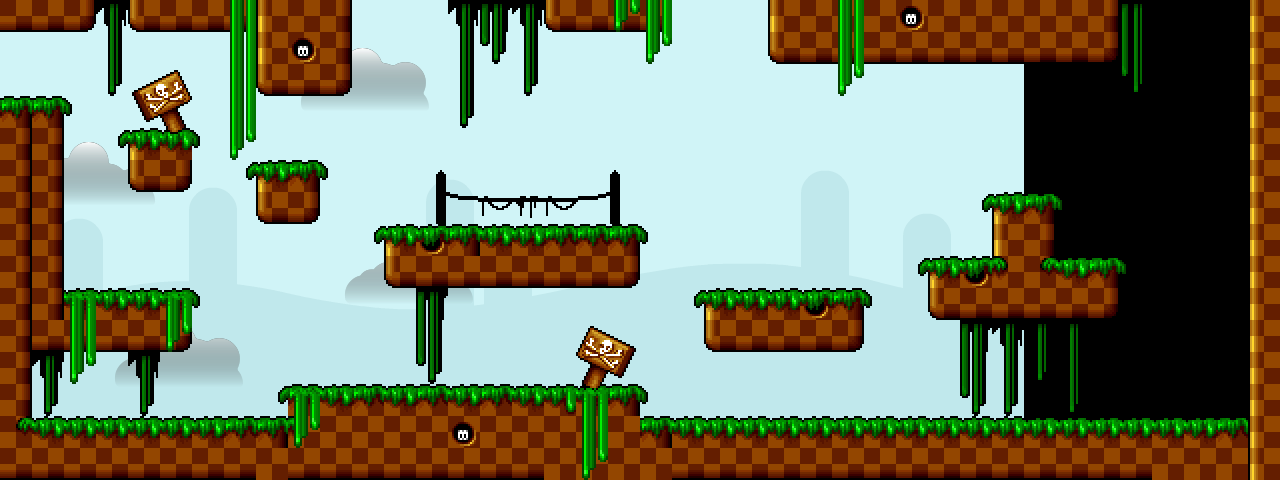

Rendered tile map (Tiled .tmx) drawn with the repository's tilesets; below, a short description and the map source with its tile grids summarised:
An orthogonal 40x15 tile map with 32x32 px tiles, 2 tile layers (background, foreground), 2 image layers and 30 objects (13x CoinEntity, 7x platform, EnemyEntity, mainPlayer).

<map version="1.0" orientation="orthogonal" renderorder="right-down" width="40" height="15" tilewidth="32" tileheight="32" nextobjectid="31">
 <tileset firstgid="1" name="area01_level_tiles" tilewidth="32" tileheight="32" tilecount="140" columns="20">
  <image source="../img/map/area01_level_tiles.png" width="640" height="241" />
 </tileset>
 <imagelayer name="parallax1">
  <image source="../img/background.png" />
  <properties>
   <property name="ratio" value="0.25" />
  </properties>
 </imagelayer>
 <imagelayer name="parallax2">
  <image source="../img/clouds.png" />
  <properties>
   <property name="ratio" value="0.35" />
  </properties>
 </imagelayer>
 <layer name="background" width="40" height="15">
  <data>[600 cells, 288 non-empty, 41 distinct tile ids]</data>
 </layer>
 <objectgroup color="#ff0000" name="EnemyEntities">
  <object id="1" name="EnemyEntity" x="384" y="160" width="256" height="64">
   <properties>
    <property name="framewidth" value="32" />
    <property name="image" value="spinning_coin_gold" />
   </properties>
  </object>
 </objectgroup>
 <objectgroup color="#00ff00" name="Entities">
  <object id="2" name="mainPlayer" x="32" y="32" width="32" height="64">
   <properties>
    <property name="framewidth" value="64" />
    <property name="image" value="gripe_run_right" />
   </properties>
  </object>
  <object id="3" name="CoinEntity" x="416" y="192" width="32" height="32">
   <properties>
    <property name="framewidth" value="32" />
    <property name="image" value="spinning_coin_gold" />
   </properties>
  </object>
  <object id="4" name="CoinEntity" x="96" y="256" width="32" height="32">
   <properties>
    <property name="framewidth" value="32" />
    <property name="image" value="spinning_coin_gold" />
   </properties>
  </object>
  <object id="5" name="CoinEntity" x="288" y="128" width="32" height="32">
   <properties>
    <property name="framewidth" value="32" />
    <property name="image" value="spinning_coin_gold" />
   </properties>
  </object>
  <object id="6" name="CoinEntity" x="128" y="96" width="32" height="32">
   <properties>
    <property name="framewidth" value="32" />
    <property name="image" value="spinning_coin_gold" />
   </properties>
  </object>
  <object id="7" name="CoinEntity" x="992" y="160" width="32" height="32">
   <properties>
    <property name="framewidth" value="32" />
    <property name="image" value="spinning_coin_gold" />
   </properties>
  </object>
  <object id="8" name="CoinEntity" x="1024" y="160" width="32" height="32">
   <properties>
    <property name="framewidth" value="32" />
    <property name="image" value="spinning_coin_gold" />
   </properties>
  </object>
  <object id="9" name="CoinEntity" x="1088" y="384" width="32" height="32">
   <properties>
    <property name="framewidth" value="32" />
    <property name="image" value="spinning_coin_gold" />
   </properties>
  </object>
  <object id="10" name="CoinEntity" x="800" y="256" width="32" height="32">
   <properties>
    <property name="framewidth" value="32" />
    <property name="image" value="spinning_coin_gold" />
   </properties>
  </object>
  <object id="11" name="CoinEntity" x="736" y="256" width="32" height="32">
   <properties>
    <property name="framewidth" value="32" />
    <property name="image" value="spinning_coin_gold" />
   </properties>
  </object>
  <object id="12" name="CoinEntity" x="320" y="352" width="32" height="32">
   <properties>
    <property name="framewidth" value="32" />
    <property name="image" value="spinning_coin_gold" />
   </properties>
  </object>
  <object id="13" name="CoinEntity" x="384" y="352" width="32" height="32">
   <properties>
    <property name="framewidth" value="32" />
    <property name="image" value="spinning_coin_gold" />
   </properties>
  </object>
  <object id="14" name="CoinEntity" x="448" y="352" width="32" height="32">
   <properties>
    <property name="framewidth" value="32" />
    <property name="image" value="spinning_coin_gold" />
   </properties>
  </object>
  <object id="15" name="CoinEntity" x="512" y="352" width="32" height="32">
   <properties>
    <property name="framewidth" value="32" />
    <property name="image" value="spinning_coin_gold" />
   </properties>
  </object>
 </objectgroup>
 <layer name="foreground" width="40" height="15">
  <data>[600 cells, 21 non-empty, 3 distinct tile ids]</data>
 </layer>
 <objectgroup color="#ff0000" name="collision">
  <object id="16" x="0" y="96" width="64" height="256" />
  <object id="17" x="64" y="288" width="128" height="64" />
  <object id="18" x="0" y="352" width="32" height="128" />
  <object id="19" x="32" y="416" width="256" height="64" />
  <object id="20" x="288" y="384" width="352" height="96" />
  <object id="21" x="640" y="416" width="608" height="64" />
  <object id="22" x="1248" y="0" width="32" height="480" />
  <object id="23" type="platform" x="128" y="128">
   <polyline points="0,0 64,0" />
  </object>
  <object id="24" x="0" y="0">
   <polyline points="0,0 0,64 0,96" />
  </object>
  <object id="25" type="platform" x="256" y="160">
   <polyline points="0,0 64,0" />
  </object>
  <object id="26" type="platform" x="384" y="224">
   <polyline points="0,0 256,0" />
  </object>
  <object id="27" type="platform" x="704" y="288">
   <polyline points="0,0 160,0" />
  </object>
  <object id="28" type="platform" x="928" y="256">
   <polyline points="0,0 64,0" />
  </object>
  <object id="29" type="platform" x="992" y="192">
   <polyline points="0,0 64,0" />
  </object>
  <object id="30" type="platform" x="1056" y="256">
   <polyline points="0,0 64,0" />
  </object>
 </objectgroup>
</map>
